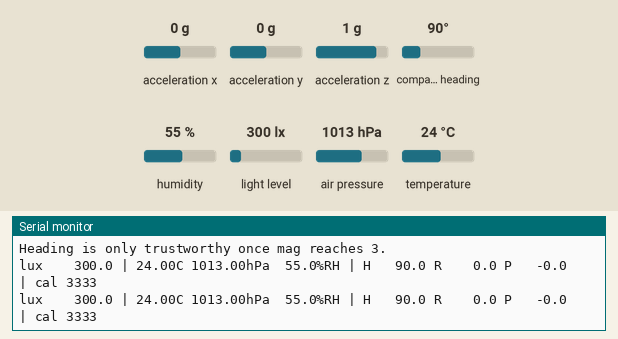
The sketch below on a simulated Seeed XIAO ESP32-S3. Shown: the last lines printed to the serial monitor. Wiring (inferred from the names in the program): BME280 sensor at I2C address 0x76. The inputs (shaded band) are chosen by the test bench; at power-on: acceleration x 0 g, acceleration y 0 g, acceleration z 1 g, compass heading 90°, light level 300 lx, air pressure 1013 hPa, humidity 55 %, temperature 24 °C.

Above: at 5.2 s.
5.3 s: acceleration x set to -1.4 g
At 6.8 s:
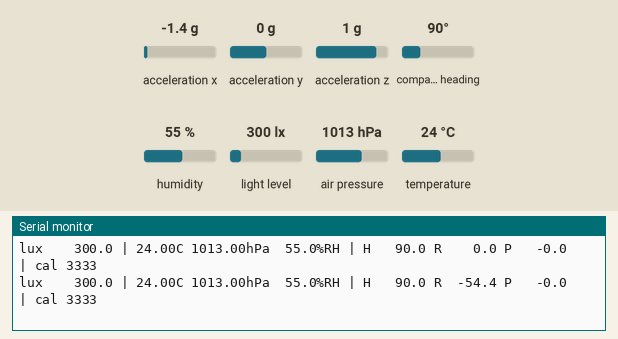
8.5 s: acceleration y set to 0.8 g
At 9.8 s:
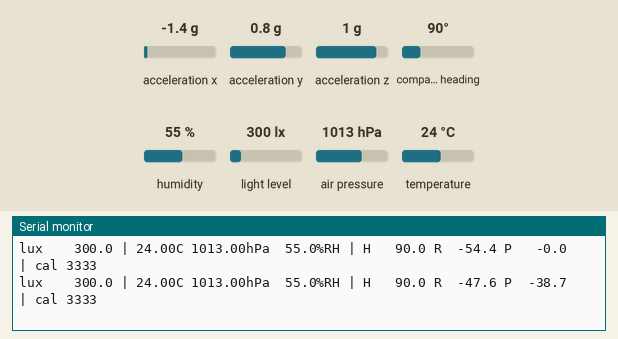
11.5 s: acceleration z set to -1.4 g
At 12.8 s:
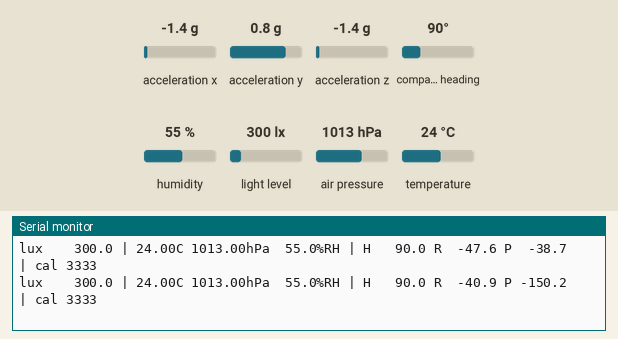
14.5 s: compass heading set to 7°
At 15.8 s:
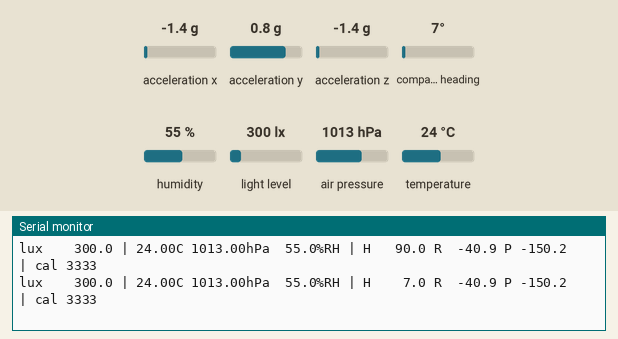
17.5 s: light level set to 40 lx
At 18.8 s:
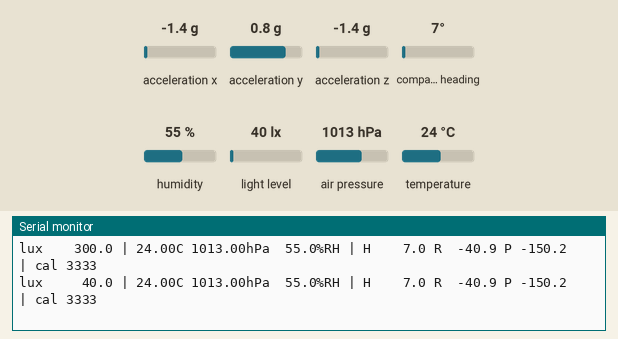
20.5 s: air pressure set to 952 hPa
At 21.8 s:
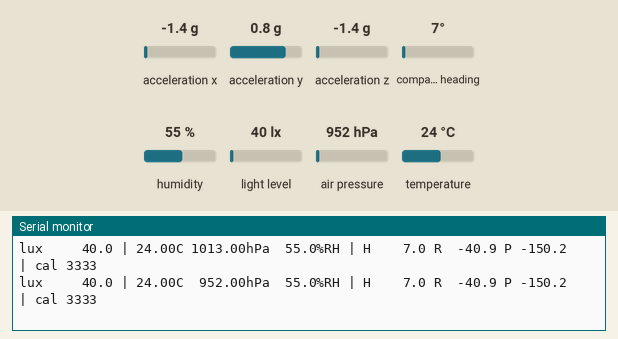

Measured:
- after the input at 5.3 s, the serial monitor: prints a new line after 0.73 s (image 1)
- after the input at 8.5 s, the serial monitor: prints a new line after 0.53 s (image 2)
- after the input at 11.5 s, the serial monitor: prints a new line after 0.53 s (image 3)
- after the input at 14.5 s, the serial monitor: prints a new line after 0.53 s (image 4)
- after the input at 17.5 s, the serial monitor: prints a new line after 0.54 s (image 5)
- after the input at 20.5 s, the serial monitor: prints a new line after 0.54 s (image 6)

The sketch:

sensors_all.ino
```cpp
/*
 * All three I2C sensors on one bus, streaming to serial.
 *
 *   BH1750  0x23   ambient light                      lx
 *   BME280  0x76   temperature / pressure / humidity  C / hPa / %RH
 *   BNO055  0x29   9-DOF fused orientation            heading / roll / pitch
 *
 * XIAO ESP32S3 I2C:  D4 = GPIO5 = SDA,  D5 = GPIO6 = SCL
 *
 * Libraries:
 *   arduino-cli lib install "BH1750"
 *   arduino-cli lib install "Adafruit BME280 Library"
 *   arduino-cli lib install "Adafruit BNO055"
 *
 * Build:  arduino-cli compile --fqbn esp32:esp32:XIAO_ESP32S3 -u -p <PORT> 24_sensors_all
 * Watch:  mon.ps1 -Port <PORT>          (Ctrl+C to stop)
 *
 * Serial output is English on purpose - the Windows console reads the port as
 * the ANSI codepage, so Korean text arrives as mojibake in captured logs.
 *
 * Design notes worth keeping:
 *  - A missing sensor is reported once and then skipped, so one unplugged
 *    module does not stop the other two from streaming. Losing all output
 *    because of one loose wire is the failure mode this avoids.
 *  - 0x76 is shared by BME280 and BMP280, so the chip-ID register decides
 *    whether humidity exists rather than the silkscreen on the module.
 *  - setExtCrystalUse(true) is deliberately NOT called on the BNO055. See
 *    the long comment at initBno() - it silently zeroes every output on
 *    modules with no 32 kHz crystal fitted.
 */
#include <Wire.h>
#include <BH1750.h>
#include <Adafruit_Sensor.h>
#include <Adafruit_BME280.h>
#include <Adafruit_BNO055.h>

#define BH1750_ADDR 0x23
#define BME_ADDR    0x76
#define BNO_ADDR    0x29

#define BME_CHIP_ID_REG 0xD0
#define ID_BME280       0x60   // has humidity
#define ID_BMP280       0x58   // no humidity

const unsigned long PERIOD_MS = 1000;

BH1750 lightMeter(BH1750_ADDR);
Adafruit_BME280 bme;
Adafruit_BNO055 bno(55, BNO_ADDR, &Wire);

bool haveLight = false, haveEnv = false, haveImu = false;
bool envHasHumidity = false;
unsigned long lastRead = 0;

bool i2cPresent(uint8_t addr) {
  Wire.beginTransmission(addr);
  return Wire.endTransmission() == 0;
}

uint8_t readReg(uint8_t addr, uint8_t reg) {
  Wire.beginTransmission(addr);
  Wire.write(reg);
  if (Wire.endTransmission(false) != 0) return 0xFF;
  if (Wire.requestFrom(addr, (uint8_t)1) != 1) return 0xFF;
  return Wire.read();
}

void initLight() {
  if (!i2cPresent(BH1750_ADDR)) {
    Serial.println("  BH1750  0x23  MISSING (check wiring; ADDR high moves it to 0x5C)");
    return;
  }
  haveLight = lightMeter.begin(BH1750::CONTINUOUS_HIGH_RES_MODE);
  Serial.printf("  BH1750  0x23  %s\n", haveLight ? "ok" : "present but begin() failed");
}

void initEnv() {
  if (!i2cPresent(BME_ADDR)) {
    Serial.println("  BME280  0x76  MISSING (SDO high moves it to 0x77)");
    return;
  }
  // The address is shared with the BMP280, which has no humidity channel.
  // Read the ID rather than trusting the module's label.
  uint8_t id = readReg(BME_ADDR, BME_CHIP_ID_REG);
  envHasHumidity = (id == ID_BME280);
  if (id != ID_BME280 && id != ID_BMP280) {
    Serial.printf("  BME280  0x76  unexpected chip id 0x%02X\n", id);
    return;
  }
  haveEnv = bme.begin(BME_ADDR, &Wire);
  if (haveEnv) {
    bme.setSampling(Adafruit_BME280::MODE_NORMAL,
                    Adafruit_BME280::SAMPLING_X2,
                    Adafruit_BME280::SAMPLING_X16,
                    Adafruit_BME280::SAMPLING_X1,
                    Adafruit_BME280::FILTER_X16,
                    Adafruit_BME280::STANDBY_MS_500);
  }
  Serial.printf("  %s  0x76  %s\n",
                envHasHumidity ? "BME280" : "BMP280",
                haveEnv ? (envHasHumidity ? "ok (T/P/RH)" : "ok (T/P only)")
                        : "present but begin() failed");
}

void initBno() {
  if (!i2cPresent(BNO_ADDR)) {
    Serial.println("  BNO055  0x29  MISSING (ADDR/COM3 low puts it at 0x28)");
    return;
  }
  // The Adafruit library defaults to 0x28. This module strapped ADDR high, so
  // the address is passed in the constructor - a mismatch there is the usual
  // reason begin() fails on a module that answers the scan just fine.
  haveImu = bno.begin();
  if (!haveImu) {
    Serial.println("  BNO055  0x29  begin() failed (address mismatch in ctor?)");
    return;
  }
  delay(1000);

  // Do NOT call bno.setExtCrystalUse(true) here. Many clone modules have no
  // 32 kHz crystal fitted; selecting an absent clock source parks the chip in
  // idle with every output stuck at 0.00 - while the power-on self test still
  // reports 0x0F and system_error stays 0, so it looks perfectly healthy and
  // reads nothing. Verified on this board.
  uint8_t sysStat = 0, selfTest = 0, sysErr = 0;
  bno.getSystemStatus(&sysStat, &selfTest, &sysErr);
  // system_status 5 = fusion algorithm running. Anything else means the
  // orientation numbers below are not real, so say so at startup.
  Serial.printf("  BNO055  0x29  %s (self_test=0x%02X status=%u err=%u)\n",
                sysStat == 5 ? "ok, fusion running" : "NOT FUSING - values will read 0",
                selfTest, sysStat, sysErr);
}

void setup() {
  Serial.begin(115200);
  delay(3000);  // USB CDC enumeration - without this the banner is lost

  Wire.begin(D4, D5);
  Wire.setClock(100000);

  Serial.println();
  Serial.println("=== XIAO ESP32S3 - I2C sensor stream ===");
  Serial.println("bus: SDA=D4/GPIO5  SCL=D5/GPIO6");
  initLight();
  initEnv();
  initBno();

  if (!haveLight && !haveEnv && !haveImu) {
    Serial.println("No sensors responded. Check 3V3, GND, SDA, SCL.");
  }

  Serial.println();
  Serial.println("BNO055 calibration climbs to 3 as you move the board:");
  Serial.println("  gyro: hold still | accel: 6 orientations | mag: figure-8");
  Serial.println("Heading is only trustworthy once mag reaches 3.");
  Serial.println();
}

void loop() {
  if (millis() - lastRead < PERIOD_MS) return;
  lastRead = millis();

  String line = "";
  char buf[96];

  if (haveLight) {
    snprintf(buf, sizeof(buf), "lux %8.1f | ", lightMeter.readLightLevel());
    line += buf;
  }

  if (haveEnv) {
    if (envHasHumidity) {
      snprintf(buf, sizeof(buf), "%5.2fC %7.2fhPa %5.1f%%RH | ",
               bme.readTemperature(), bme.readPressure() / 100.0f, bme.readHumidity());
    } else {
      snprintf(buf, sizeof(buf), "%5.2fC %7.2fhPa | ",
               bme.readTemperature(), bme.readPressure() / 100.0f);
    }
    line += buf;
  }

  if (haveImu) {
    sensors_event_t ev;
    bno.getEvent(&ev);
    uint8_t sys, gyro, accel, mag;
    bno.getCalibration(&sys, &gyro, &accel, &mag);
    snprintf(buf, sizeof(buf), "H %6.1f R %6.1f P %6.1f | cal %u%u%u%u",
             ev.orientation.x, ev.orientation.y, ev.orientation.z,
             sys, gyro, accel, mag);
    line += buf;
  }

  if (line.length()) Serial.println(line);
}
```
